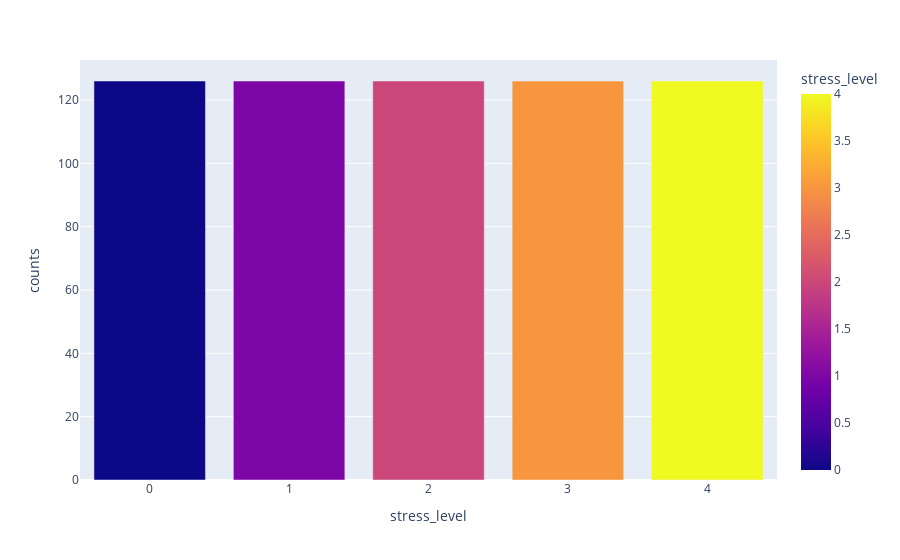

Notebook source saved alongside this figure:
### Code cell
px.bar(data_frame=count, x="stress_level", y="counts", color="stress_level", barmode="group")

### Figure 1 — Plotly figure (JSON) as saved in the notebook; plotly's stock layout.template omitted (floating-point values rounded to 4 significant figures)
{"data": [{"alignmentgroup": "True", "hovertemplate": "stress_level=%{marker.color}<br>counts=%{y}<extra></extra>", "legendgroup": "", "marker": {"color": [0, 1, 2, 3, 4], "coloraxis": "coloraxis", "pattern": {"shape": ""}}, "name": "", "offsetgroup": "", "orientation": "v", "showlegend": false, "textposition": "auto", "type": "bar", "x": [0, 1, 2, 3, 4], "xaxis": "x", "y": [126, 126, 126, 126, 126], "yaxis": "y"}], "layout": {"barmode": "group", "coloraxis": {"colorbar": {"title": {"text": "stress_level"}}, "colorscale": [[0, "#0d0887"], [0.1111, "#46039f"], [0.2222, "#7201a8"], [0.3333, "#9c179e"], [0.4444, "#bd3786"], [0.5556, "#d8576b"], [0.6667, "#ed7953"], [0.7778, "#fb9f3a"], [0.8889, "#fdca26"], [1, "#f0f921"]]}, "legend": {"tracegroupgap": 0}, "margin": {"t": 60}, "xaxis": {"anchor": "y", "domain": [0, 1], "title": {"text": "stress_level"}}, "yaxis": {"anchor": "x", "domain": [0, 1], "title": {"text": "counts"}}}}
